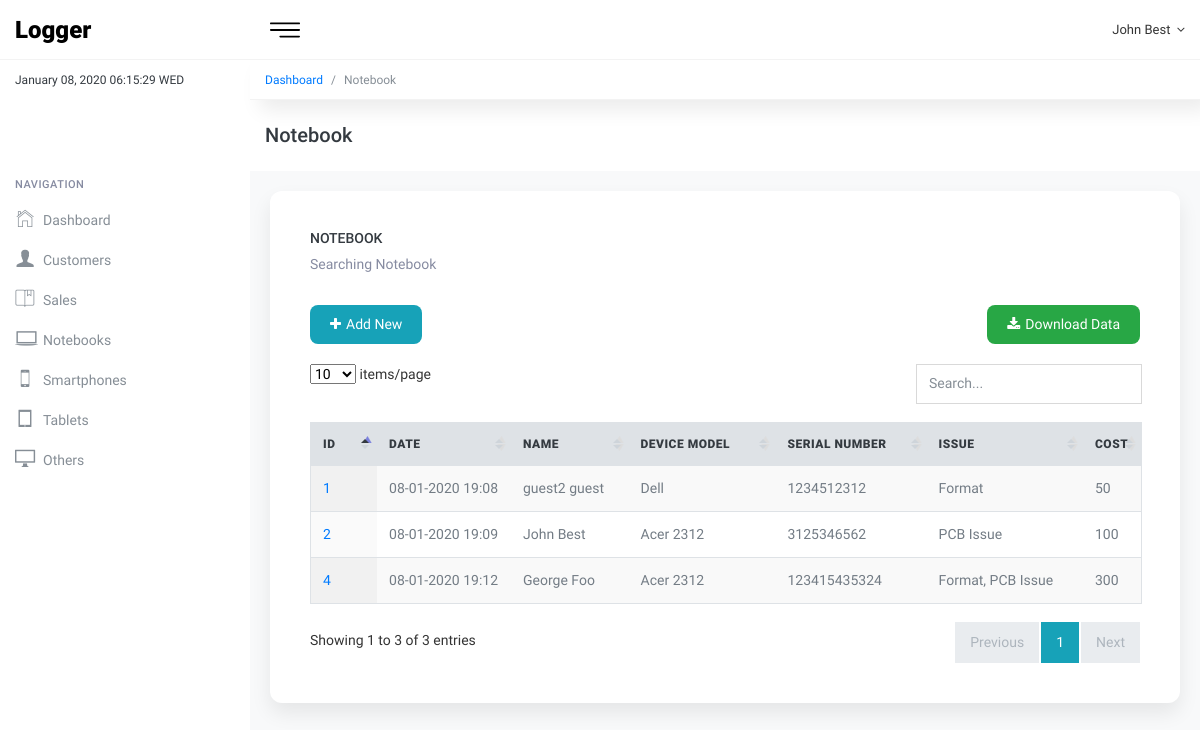
The page /logger/Notebook/ (signed in) on the database its author committed.
### logger/models.py (models this page shows, shortened)
class User(AbstractUser):
    is_staff = models.BooleanField(default=False)
    is_customer = models.BooleanField(default=False)
    def __str__(self):
        return str(self.username)

class Customer(models.Model):
    account = models.OneToOneField(User, null = True, on_delete=models.CASCADE)
    first_name = models.CharField(max_length=30, null=True)
    last_name = models.CharField(max_length=30, null=True)
    e_mail = models.EmailField(null=True)
    created_at = models.DateTimeField(auto_now_add=True)
    type = (('B2B', 'B2B'), ('Retail', 'Retail'),)
    customer_type = models.CharField(max_length=15, choices=type, null=True)
    telephone = models.CharField(max_length=10, null=True)
    vat_id = models.CharField(max_length=30, null=True)
    address = models.CharField(max_length=20,null=True)
    balance = models.PositiveIntegerField(default=0, null=True)

class Product(models.Model):
    customer = models.ForeignKey(Customer,related_name='products',on_delete=models.CASCADE)
    created_at = models.DateTimeField(auto_now_add=True)
    type = (('Notebook', 'Notebook'), ('Smartphone', 'Smartphone'),('Tablet', 'Tablet'),('Other', 'Other'),)
    product_type =  models.CharField(max_length=20, choices=type, null=True)
    device_model = models.CharField(max_length=40, null=True)
    serial_number = models.CharField(max_length=40,null=True)
    issue = models.ManyToManyField(Repair)
    damage_description = models.CharField(max_length=100,null=True)
    comment = models.CharField(max_length=100,null=True)
    cost = models.PositiveIntegerField(default=0, null=True)
    repaired = models.BooleanField(default=False)
    payed = models.BooleanField(default=False)
    canceled = models.BooleanField(default=False)
    def Repairs(self):
        return ', '.join([ (repair.name) for repair in self.issue.all() ])

class Repair(models.Model):
    name = models.CharField(max_length=40, null=True)
    warranty = models.CharField(max_length=20, null=True)

### logger/views.py (the view)
# urls.py: path('<slug:type>/',views.ProductListView.as_view(), name='product-list'),
@method_decorator(login_required,name='dispatch')
class ProductListView(ListView):
    template_name = 'logger/object_list.html'
    def get_queryset(self):
        user = User.objects.get(username=self.request.user)
        if user.is_staff:
            return Product.objects.filter(product_type=self.kwargs['type'])
        elif user.is_customer:
            customer = Customer.objects.get(account=user)
            return Product.objects.filter(customer=customer,product_type=self.kwargs['type'])
    def get_context_data(self, **kwargs):
        context = super().get_context_data(**kwargs)
        context['type'] = self.kwargs['type']
        return context

### logger/templates/logger/object_list.html (shortened to what this page needs)
{% extends 'logger/base.html' %}
{%block body %}
    <div class="kt-breadcrumb">
      <nav class="breadcrumb">
        <a class="breadcrumb-item" href="index.html">Dashboard</a>
        <span class="breadcrumb-item active">{{type}}</span>
      </nav>
    </div>
    <div class="kt-mainpanel">
      <div class="kt-pagetitle">
        <h5>{{type}}</h5>
      </div>
      <div class="kt-pagebody">
        <div class="row row-sm">
            <div class="col-lg-12">
              <div class="card pd-20 pd-sm-40">
                <h6 class="card-body-title">{{type}}</h6>
                <p class="mg-b-20 mg-sm-b-30">Searching {{type}}</p>
                <div class="d-flex">
                   {% if request.user.is_staff %}
                   <a href="{% url 'logger:add-new-item' %}" class="btn btn-info bd-0 pd-x-20"><i class="fa fa-plus mg-r-5"></i>Add New</a>
                   {% endif %}
                   <a href="{% url 'logger:backup_product_csv' type %}" class="btn btn-success bd-0 pd-x-20 mg-l-auto"><i class="fa fa-download mg-r-5"></i>Download Data</a>
                 </div>
                <div class="table-wrapper mg-t-20">
                  <table id="{{type}}" class="table display responsive nowrap">
                    <thead>
                      <tr>
                        <th class="wd-10p">Id</th>
                        <th class="wd-15p">Date</th>
                        <th class="wd-15p">Name</th>
                        <th class="wd-20p">Device Model</th>
                        <th class="wd-20p">Serial Number</th>
                        <th class="wd-20p">Issue</th>
                        <th class="wd-10p">Cost</th>
                      </tr>
                    </thead>
                    <tbody>
                      {%for object in object_list %}
                      <tr>
                        <td><a href="{% url 'logger:product-detail' type object.id %}">{{object.id}}</a></td>
                        <td>{{object.created_at|date:"d-m-Y H:i"}}</td>
                        <td>{{object.customer.first_name}} {{object.customer.last_name}}</td>
                        <td>{{object.device_model}}</td>
                        <td>{{object.serial_number}}</td>
                        <td>{{object.Repairs}}</td>
                        <td>{{object.cost}}</td>
                      </tr>
                      {% endfor %}
                    </tbody>
                  </table>
                </div>
              </div>
          </div>
        </div>
      </div>
    </div>
    {%endblock%}

### logger/templates/logger/base.html (shortened to what this page needs)
<!DOCTYPE html>
<html lang="en">
  <head>
     {% load static %}
    <link href="{% static 'logger/lib/font-awesome/css/font-awesome.css' %}" rel="stylesheet">
    <link href="{% static 'logger/lib/Ionicons/css/ionicons.css' %}" rel="stylesheet">
    <link href="{% static 'logger/lib/perfect-scrollbar/css/perfect-scrollbar.css' %}" rel="stylesheet">
    <link href="{% static 'logger/lib/highlightjs/github.css' %}" rel="stylesheet">
    <link href="{% static 'logger/lib/datatables/jquery.dataTables.css' %}" rel="stylesheet">
    <link href="{% static 'logger/lib/select2/css/select2.min.css' %}" rel="stylesheet">
    <link rel="stylesheet" href="{% static 'logger/css/magen-iot-admin.css' %}">
  </head>
  <body>
        <div class="kt-sideleft-header">
          <div class="kt-logo"><a href="/logger">Logger <small></small></a></div>
          <div id="ktDate" class="kt-date-today"></div>
        </div>
        <div class="kt-sideleft">
          <label class="kt-sidebar-label">Navigation</label>
          <ul class="nav kt-sideleft-menu">
            <li class="nav-item">
              <a href="/logger" class="nav-link">
                <i class="icon ion-ios-home-outline"></i>
                <span>Dashboard</span>
              </a>
            </li>
            {%if request.user.is_staff %}
            <li class="nav-item">
              <a href="/logger/Customers" class="nav-link">
                <i class="icon ion-person"></i>
                <span>Customers</span>
              </a>
            </li>
            <li class="nav-item">
              <a href="/logger/Sales" class="nav-link">
                <i class="icon ion-ios-bookmarks-outline"></i>
                <span>Sales</span>
              </a>
            </li>
            {% endif %}
            <li class="nav-item">
              <a href="/logger/Notebook" class="nav-link">
                <i class="icon ion-laptop"></i>
                <span>Notebooks</span>
              </a>
            </li>
            <li class="nav-item">
              <a href="/logger/Smartphone" class="nav-link">
                <i class="icon ion-iphone"></i>
                <span>Smartphones</span>
              </a>
            </li>
            <li class="nav-item">
              <a href="/logger/Tablet" class="nav-link">
                <i class="icon ion-ipad"></i>
                <span>Tablets</span>
              </a>
            </li>
            <li class="nav-item">
              <a href="/logger/Other" class="nav-link">
                <i class="icon ion-monitor"></i>
                <span>Others</span>
              </a>
            </li>
          </ul>
        </div>
        <div class="kt-headpanel">
          <div class="kt-headpanel-left">
            <a id="naviconMenu" href="" class="kt-navicon d-none d-lg-flex"><img src="{% static 'logger/img/menu.svg' %}" width="30"/></a>
          </div>
          <div class="kt-headpanel-right">
            <div class="dropdown dropdown-profile">
              <a href="" class="nav-link nav-link-profile" data-toggle="dropdown">
                <span class="logged-name"><span class="hidden-xs-down">{{request.user.customer.first_name}} {{request.user.customer.last_name}}</span> <i class="fa fa-angle-down mg-l-3"></i></span>
              </a>
            </div>
          </div>
        </div>
    {% block body %}
    {% endblock %}
  </body>
</html>

### rows shown on the page
User: user.customer.first_name "John", user.customer.last_name "Best"
Product: id "1", created_at "08-01-2020 19:08", customer.first_name "guest2", customer.last_name "guest", device_model "Dell", serial_number "1234512312", Repairs "Format", cost "50"
Product: id "2", created_at "08-01-2020 19:09", customer.first_name "John", customer.last_name "Best", device_model "Acer 2312", serial_number "3125346562", Repairs "PCB Issue", cost "100"
Product: id "4", created_at "08-01-2020 19:12", customer.first_name "George", customer.last_name "Foo", device_model "Acer 2312", serial_number "123415435324", Repairs "Format, PCB Issue", cost "300"

### other values the page prints
{{ type }} "Notebook"
{{ type }} "NOTEBOOK"
